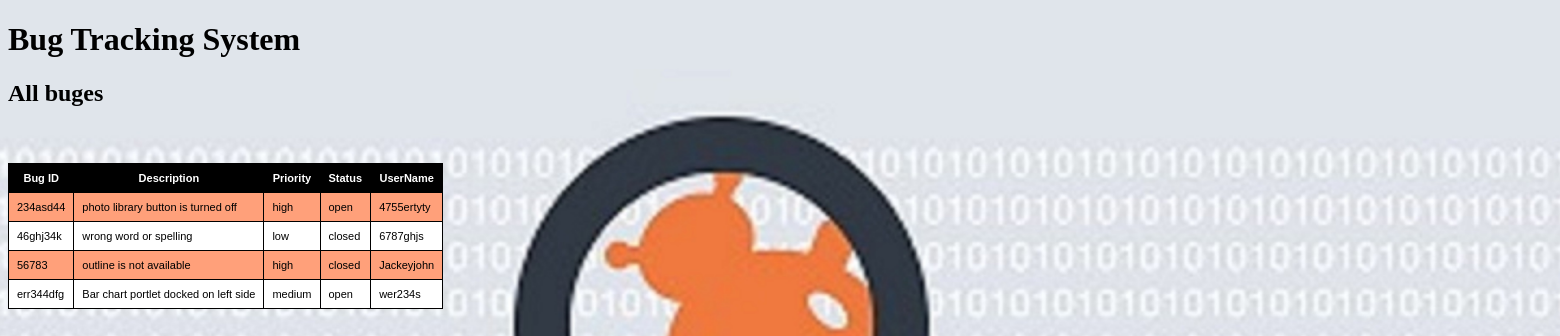
/testerHistory.php, run on the app's committed database.
### tables this page shows
CREATE TABLE `bug` (
  `Bug_ID` varchar(120) NOT NULL,
  `UserName` varchar(120) NOT NULL,
  `Bug_description` varchar(1000) NOT NULL,
  `Attach_file` blob NOT NULL,
  `Priority` varchar(256) NOT NULL,
  `Status` varchar(256) NOT NULL
);

### db-settings.php (called while the page is built, shortened)
<?php
$db_table_prefix = "";
?>

### functions.php (called while the page is built, shortened)
<?php
function fetchBug() {
    global  $mysqli, $db_table_prefix;
    $stmt = $mysqli->prepare(
        "SELECT
            Bug_ID,
            Bug_description,
            Priority,
            Status,
            UserName
            FROM " . $db_table_prefix . "bug
            ORDER BY UserName"
    );
    $stmt->execute();
    $stmt->bind_result(
        $id,
        $desc,
        $Priority,
        $Status,
        $UserName
    );
    while ($stmt->fetch()) {
        $row[] = array(
            'id'                      => $id,
            'desc'                    => $desc,
            'priority'             => $Priority,
            'status'                  => $Status,
            'username'                      => $UserName
        );
    }
    return ($row);
}
?>

### testerHistory.php (the view, shortened to what this page needs)
<!DOCTYPE html PUBLIC '-//W3C//DTD XHTML 1.0 Transitional//EN' 'http://www.w3.org/TR/xhtml1/DTD/xhtml1-transitional.dtd'>
<html xmlns='http://www.w3.org/1999/xhtml'>
<head>
    <h1>Bug Tracking System</h1>
    <h2>All buges</h2>
</head>
<body>
<?php
$test = fetchBug();
?>
<table class="table-style-three">
    <thead>
    <th>Bug ID</th>
    <th>Description</th>
    <th>Priority</th>
    <th>Status</th>
    <th>UserName</th>
    </thead>
    <tbody>
    <?php
    foreach($test as $displayRecords) { ?>
        <tr>
            <td><?php print $displayRecords['id']; ?></td>
            <td><?php print $displayRecords['desc']; ?></td>
            <td><?php print $displayRecords['priority']; ?></td>
            <td><?php print $displayRecords['status']; ?></td>
            <td><?php print $displayRecords['username']; ?></td>
        </tr>
    <?php } ?>
    </tbody>
</table>
</body>
</html>

### testerHistory.php (style rules this page uses)
table.table-style-three { font-family: verdana, arial, sans-serif; font-size: 11px; color: black; border-width: 1px; border-color: black; border-collapse: collapse; }
table.table-style-three th { border-width: 1px; padding: 8px; border-style: solid; border-color:black; background-color: black; color: white; }
table.table-style-three tr:nth-child(even) td { background-color: white; }
table.table-style-three td { border-width: 1px; padding: 8px; border-style: solid; border-color: black; background-color: lightsalmon; }
body { background: url(bug.jpg) no-repeat center center fixed; top:0%; left:0; min-width:200%; min-height:200%; -webkit-background-size: cover; -moz-background-size: cover; -o-background-size: cover; background-size: cover; }

### data on the page
bug: Bug_ID "234asd44", Bug_description "photo library button is turned off", Priority "high", Status "open", UserName "4755ertyty"
bug: Bug_ID "46ghj34k", Bug_description "wrong word or spelling", Priority "low", Status "closed", UserName "6787ghjs"
bug: Bug_ID "56783", Bug_description "outline is not available", Priority "high", Status "closed", UserName "Jackeyjohn"
bug: Bug_ID "err344dfg", Bug_description "Bar chart portlet docked on left side", Priority "medium", Status "open", UserName "wer234s"
